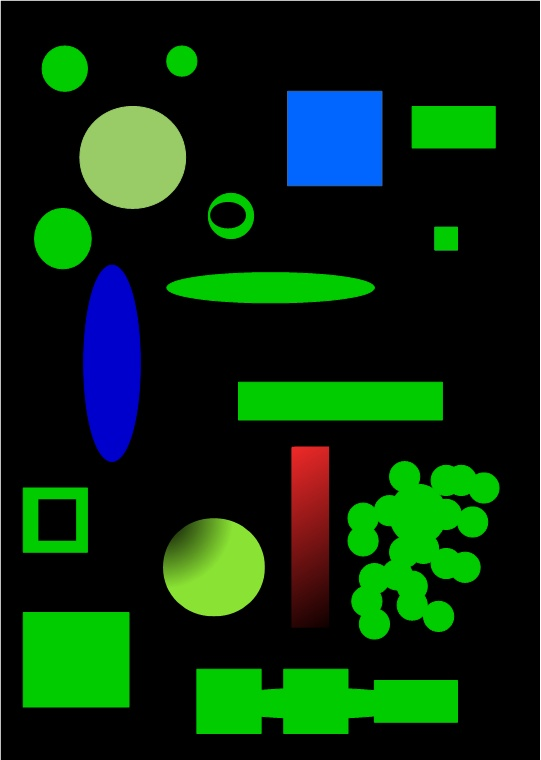
//> input picture output/TBlob/original.jpg, 541 x 760 px
$ ./main output/TBlob/original.jpg   (built with g++ and OpenCV 4)
//> lines starting //> are read from the running program, lines starting //| are printed output that depends on the picture; after the words box and inside, x2 and y2 are one past the last pixel; in counts of white or black regions, pixels touching at a corner belong together
### include/ResultVisualizer.h
#ifndef RESULT_VISUALIZER_H
#define RESULT_VISUALIZER_H

#include "ScratchDetector.h"
#include <opencv2/opencv.hpp>
#include <string>

/**
 * @brief Class for visualizing detection results
 */
class ResultVisualizer {
public:
    /**
     * @brief Draw scratches on the image
     * @param image Original image
     * @param scratches Detected scratches
     * @return Image with annotations
     */
    cv::Mat drawScratches(const cv::Mat& image,
                         const std::vector<Scratch>& scratches);

    /**
     * @brief Create a detailed result image with info panel
     * @param image Original image
     * @param scratches Detected scratches
     * @return Composite image with annotations and info
     */
    cv::Mat createResultImage(const cv::Mat& image,
                             const std::vector<Scratch>& scratches);

    /**
     * @brief Save result to file
     * @param image Result image
     * @param filepath Output file path
     */
    bool saveResult(const cv::Mat& image, const std::string& filepath);

    /**
     * @brief Generate a text report
     * @param scratches Detected scratches
     * @param filepath Output file path
     */
    void generateReport(const std::vector<Scratch>& scratches,
                       const std::string& filepath);
};

#endif // RESULT_VISUALIZER_H

### include/ScratchDetector.h
#ifndef SCRATCH_DETECTOR_H
#define SCRATCH_DETECTOR_H

#include <opencv2/opencv.hpp>
#include <vector>

/**
 * @brief Structure to represent a detected scratch
 */
struct Scratch {
    std::vector<cv::Point> contour;  // The actual scratch shape
    cv::Rect boundingBox;             // Rectangle around the scratch
    cv::RotatedRect rotatedBox;       // Rotated Rectangle around the scratch
    double length;                    // Approximate length of scratch
    double angle;                     // Angle of scratch in degrees
    cv::Point2f centerPoint;          // Center point of the scratch

    Scratch() : length(0), angle(0) {}
};

/**
 * @brief Class that detects scratches in images
 */
class ScratchDetector {
public:
    /**
     * @brief Configure detection parameters
     */
    struct Parameters {
        // Preprocessing
        int blurKernelSize;           // Size of Gaussian blur kernel (must be odd)

        // Edge detection
        double cannyThreshold1;      // Lower threshold for Canny
        double cannyThreshold2;     // Upper threshold for Canny

        // Scratch filtering
        double minLength;          // Minimum length to be considered a scratch
        double maxWidth;           // Maximum width (scratches are thin)
        double minAspectRatio;      // Length/width ratio (scratches are elongated)

        Parameters()
            : blurKernelSize(5),
              cannyThreshold1(50),
              cannyThreshold2(150),
              minLength(20.0),
              maxWidth(10.0),
              minAspectRatio(3.0) {}
    };

    /**
     * @brief Constructor with parameters
     */
    ScratchDetector(const Parameters& params = Parameters());

    /**
     * @brief Detect scratches in an image
     * @param image Input image (grayscale or color)
     * @return Vector of detected scratches
     */
    std::vector<Scratch> detect(const cv::Mat& image);

    /**
     * @brief Get the processed image (for debugging)
     */
    cv::Mat getProcessedImage() const { return processedImage; }
    cv::Mat getEdgeImage() const { return edgeImage; }

private:
    Parameters params;
    cv::Mat processedImage;  // Image after preprocessing
    cv::Mat edgeImage;        // Image after edge detection

    /**
     * @brief Preprocess the image (convert to grayscale, denoise)
     */
    cv::Mat preprocessImage(const cv::Mat& image);

    /**
     * @brief Detect edges in the image
     */
    cv::Mat detectEdges(const cv::Mat& image);

    /**
     * @brief Analyze contour to determine if it's a scratch
     */
    bool isScratch(const std::vector<cv::Point>& contour, Scratch& scratch);
};

#endif // SCRATCH_DETECTOR_H

### include/ImageLoader.h
#ifndef IMAGE_LOADER_H
#define IMAGE_LOADER_H

#include <opencv2/opencv.hpp>
#include <string>
#include <vector>

/**
 * @brief Class responsible for loading and basic validation of images
 */
class ImageLoader {
public:
    /**
     * @brief Load a single image from file
     * @param filepath Path to the image file
     * @return Loaded image (empty Mat if failed)
     */
    cv::Mat loadImage(const std::string& filepath);

    /**
     * @brief Load multiple images from a directory
     * @param directory Path to directory containing images
     * @return Vector of loaded images
     */
    std::vector<cv::Mat> loadImagesFromDirectory(const std::string& directory);

    /**
     * @brief Check if image is valid for processing
     * @param image Image to validate
     * @return true if image is valid, false otherwise
     */
    bool isValidImage(const cv::Mat& image) const;

    /**
     * @brief Get the last error message
     */
    std::string getLastError() const { return lastError; }

private:
    std::string lastError;
};

#endif // IMAGE_LOADER_H

### src/ResultVisualizer.cpp
#include "ResultVisualizer.h"
#include <fstream>
#include <iomanip>

cv::Mat ResultVisualizer::drawScratches(const cv::Mat& image,
                                       const std::vector<Scratch>& scratches) {
    // Create a copy to draw on
    cv::Mat result = image.clone();

    // Convert to color if grayscale
    if (result.channels() == 1) {
        cv::cvtColor(result, result, cv::COLOR_GRAY2BGR);
    }

    // TODO 4.1: Draw each scratch
    // For each scratch:
    // 1. Draw the contour in red
    // 2. Draw the bounding box in yellow
    // 3. Draw a circle at the center in green
    // 4. Add a label with the scratch number

    int scratchNum = 1;

    for (const auto& scratch : scratches) {
        // Draw contour
        std::vector<std::vector<cv::Point>> contours = {scratch.contour};
        //cv::drawContours(result, contours, 0, cv::Scalar(0, 0, 255), 2);

        // Draw bounding box
        cv::rectangle(result, scratch.boundingBox, cv::Scalar(0, 255, 255), 2);

        //Draw rotated box
        cv::Point2f vertices[4];
        scratch.rotatedBox.points(vertices);
        for(int j = 0; j< 4 ; ++j) {
            cv::line(result, vertices[j], vertices[(j+1)%4], cv::Scalar(0, 120, 120), 2);
        }

        // Draw center point
        cv::circle(result, scratch.centerPoint, 3, cv::Scalar(0, 255, 0), -1);

        // Add label
        std::string label = "S" + std::to_string(scratchNum++);
        cv::putText(result, label,
                    cv::Point(scratch.boundingBox.x, scratch.boundingBox.y - 5),
                    cv::FONT_HERSHEY_SIMPLEX, 0.6, cv::Scalar(255, 255, 255), 2);
    }
    return result;
}

cv::Mat ResultVisualizer::createResultImage(const cv::Mat& image,
                                           const std::vector<Scratch>& scratches) {
    // Draw scratches on image
    cv::Mat annotated = drawScratches(image, scratches);

    // TODO 4.2: Create info panel
    // Create a panel showing:
    // - Number of scratches
    // - Status (PASS/FAIL based on threshold)
    // - Largest scratch info

    // Create a white panel
    int panelHeight = 150;
    cv::Mat panel = cv::Mat::ones(panelHeight, annotated.cols, CV_8UC3) * 255;

    // Example structure:
    // - Calculate statistics (count, max length, etc.)
    // - Draw text on panel using cv::putText()
    // - Add colored status indicator
    //
    int yPos = 30;
    cv::putText(panel, "Defect Detection Results",
               cv::Point(20, yPos), cv::FONT_HERSHEY_PLAIN, 1.0,
               cv::Scalar(0, 0, 0), 2);
    yPos += 40;

    std::string countText = "Scratches Found: " + std::to_string(scratches.size());
    cv::putText(panel, countText, cv::Point(20, yPos),
               cv::FONT_HERSHEY_SIMPLEX, 0.7, cv::Scalar(0, 0, 0), 2);
    // ... add more info


    // TODO 4.3: Combine image and panel
    // Use cv::vconcat() to stack them vertically

    cv::Mat result;

    // YOUR CODE HERE (2 lines)
    cv::vconcat(annotated, panel, result);


    return result;
}

bool ResultVisualizer::saveResult(const cv::Mat& image,
                                  const std::string& filepath) {
    // TODO 4.4: Save the image
    // HINTS:
    // - Use cv::imwrite()
    // - Check return value for success
    // - Print success/failure message

    bool success = cv::imwrite(filepath, image);
    if (success) {
        std::cout << "Saved result to: " << filepath << std::endl;
    }
    else {
        std::cerr << "Failed to save: " << filepath << std::endl;
    }
    return success;
}

void ResultVisualizer::generateReport(const std::vector<Scratch>& scratches,
                                     const std::string& filepath) {
    // TODO 4.5: Generate text report
    // Create a detailed text file with:
    // - Summary statistics
    // - Detailed list of each scratch with properties

    // YOUR CODE HERE (20-30 lines)
    std::ofstream report(filepath);

    report << "=== Scratch Detection Report ===\n\n";
    report << "Total Scratches: " << scratches.size() << "\n";
    report << "Status: " << (scratches.size() > 5 ? "FAILED" : "PASSED") << "\n\n";

    report << "Detailed List:\n";
    report << std::setw(5) << "ID"
           << std::setw(15) << "Center (x,y)"
           << std::setw(12) << "Length"
           << std::setw(12) << "Angle\n";
    report << std::string(50, '-') << "\n";
    for (size_t i = 0; i < scratches.size(); ++i) {
        const auto& s = scratches[i];
        report << std::setw(5) << i+1
               << std::setw(8) << static_cast<int>(s.centerPoint.x)
               << "," << std::setw(5) << static_cast<int>(s.centerPoint.y)
               << std::setw(12) << std::fixed << std::setprecision(2) << s.length
               << std::setw(12) << s.angle << "\n";
    }
    report.close();
    std::cout << "Report saved to: " << filepath << std::endl;
}

### src/ScratchDetector.cpp
#include "ScratchDetector.h"
#include <iostream>
#include <cmath>

ScratchDetector::ScratchDetector(const Parameters& params)
    : params(params) {
    std::cout << "Scratch Detector initialized with parameters:" << std::endl;
    std::cout << "  - Blur kernel: " << params.blurKernelSize << std::endl;
    std::cout << "  - Canny thresholds: " << params.cannyThreshold1
              << ", " << params.cannyThreshold2 << std::endl;
    std::cout << "  - Min length: " << params.minLength << std::endl;
}

std::vector<Scratch> ScratchDetector::detect(const cv::Mat& image) {
    std::vector<Scratch> scratches;

    std::cout << "\n--- Starting Scratch Detection ---" << std::endl;

    // Step 1: Preprocess
    processedImage = preprocessImage(image);

    // Step 2: Edge detection
    edgeImage = detectEdges(processedImage);

    // Find contours in the edge image
    // HINTS:
    // - Use cv::findContours()
    // - Mode: cv::RETR_EXTERNAL (only external contours)
    // - Method: cv::CHAIN_APPROX_SIMPLE (compress contours)

    std::vector<std::vector<cv::Point>> contours;
    cv::findContours(edgeImage, contours, cv::RETR_EXTERNAL, cv::CHAIN_APPROX_SIMPLE);

    std::cout << "Found " << contours.size() << " contours" << std::endl;

    // Analyze each contour
    // For each contour:
    // 1. Create a Scratch object
    // 2. Call isScratch() to check if it's actually a scratch
    // 3. If it is, add it to the scratches vector

    int scratchCount = 0;


    for (const auto& contour : contours) {
        Scratch scratch;
        if (isScratch(contour, scratch)) {
            scratches.push_back(scratch);
            scratchCount++;
        }
    }

    std::cout << "Detected " << scratchCount << " scratches" << std::endl;

    return scratches;
}

cv::Mat ScratchDetector::preprocessImage(const cv::Mat& image) {
    cv::Mat processed;

    std::cout << "Preprocessing image..." << std::endl;

    // TODO 3.3: Convert to grayscale if needed
    // HINTS:
    // - Check if image has 3 channels (color) with image.channels()
    // - Use cv::cvtColor() with cv::COLOR_BGR2GRAY
    // - If already grayscale, just clone it

    if (image.channels() == 3) {
        cv::cvtColor(image, processed, cv::COLOR_BGR2GRAY);
    }
    else {
        processed = image.clone();
    }


    // TODO 3.4: Apply Gaussian blur to reduce noise
    // HINTS:
    // - Use cv::GaussianBlur()
    // - Kernel size: params.blurKernelSize (must be odd!)
    // - Sigma: 0 (auto-calculate based on kernel size)

    cv::GaussianBlur(processed, processed, cv::Size(params.blurKernelSize, params.blurKernelSize), 0);

    std::cout << "  Converted to grayscale and blurred" << std::endl;

    return processed;
}

cv::Mat ScratchDetector::detectEdges(const cv::Mat& image) {
    cv::Mat edges;

    std::cout << "Detecting edges..." << std::endl;

    // TODO 3.5: Apply Canny edge detection
    // HINTS:
    // - Use cv::Canny()
    // - Parameters: image, output, threshold1, threshold2
    // - Use params.cannyThreshold1 and params.cannyThreshold2

    cv::Canny(image, edges, params.cannyThreshold1, params.cannyThreshold2);

    std::cout << "  Edge detection complete" << std::endl;

    return edges;
}

bool ScratchDetector::isScratch(const std::vector<cv::Point>& contour,
                                Scratch& scratch) {
    // TODO 3.6: Calculate contour properties

    // Step 1: Get bounding rectangle
    // YOUR CODE HERE (1 line)
    cv::Rect bbox = cv::boundingRect(contour);
    cv::RotatedRect rbox = cv::minAreaRect(contour);


    // Step 2: Calculate dimensions
    cv::Point2f vertices[4];
    rbox.points(vertices);
    double width = cv::norm(vertices[0] - vertices[1]);
    double height = cv::norm(vertices[1] - vertices[2]);
    double thickness = std::min(width, height);
    double length = std::max(width, height);
    // double area = cv::contourArea(contour);
    // double thickness = area/length;

    // TODO 3.7: Check if it matches scratch criteria
    // A scratch is:
    // - Long enough (length >= params.minLength)
    // - Thin enough (thickness <= params.maxWidth)
    // - Elongated (aspect ratio >= params.minAspectRatio)

    // YOUR CODE HERE (5-10 lines)
    // Calculate aspect ratio
    double aspectRatio = length / (thickness + 0.1); // +0.1 to avoid division by zero

    // Check all criteria
    bool isValid = (length >= params.minLength) && (thickness <= params.maxWidth)
                    && (aspectRatio >= params.minAspectRatio);
    //std::cout<< isValid <<":"<< length <<","<< thickness << ":" << aspectRatio <<std::endl;
    if (!isValid) {
        return false;
    }

    // TODO 3.8: Fill in the Scratch structure
    // Calculate:
    // - contour (already provided)
    // - boundingBox
    // - rotatedBox
    // - length
    // - angle (use cv::minAreaRect and RotatedRect::angle)
    // - centerPoint

    scratch.contour = contour;
    scratch.boundingBox = bbox;

    scratch.rotatedBox = rbox;
    scratch.length = std::max(bbox.width, bbox.height);

    // Get angle using minimum area rectangle
    scratch.angle = rbox.angle;

    // Get center point
    cv::Moments m = cv::moments(contour);
    scratch.centerPoint = cv::Point2f(m.m10 / m.m00, m.m01 / m.m00);

    return isValid;
}

### src/ImageLoader.cpp
#include "ImageLoader.h"
#include <iostream>
#include <filesystem>

cv::Mat ImageLoader::loadImage(const std::string& filepath) {
    // TODO 2.1: Implement image loading
    // HINTS:
    // - Use cv::imread() to load the image
    // - Check if the image is empty after loading
    // - If empty, set lastError with a meaningful message
    // - Print a success message if loaded correctly

    cv::Mat image;

    // YOUR CODE HERE (5-10 lines)
    // Example structure:
    image = cv::imread(filepath);
    if (image.empty()) {
        lastError = "Failed to load image: " + filepath;
        return image;
    }
    std::cout << "Successfully loaded: " << filepath << std::endl;


    return image;
}

// [28 lines left out: function loadImagesFromDirectory, not called in this run]

bool ImageLoader::isValidImage(const cv::Mat& image) const {
    // TODO 2.3: Implement validation checks
    // Check if image:
    // - Is not empty
    // - Has reasonable dimensions (e.g., width and height > 10 pixels)
    // - Has valid type (8-bit or 16-bit)

    // YOUR CODE HERE (5-7 lines)
    if (image.empty()) return false;
    if (image.rows < 10 || image.cols < 10) return false;
    if (image.depth() != CV_8U && image.depth() != CV_16U) return false;
    // ... add more checks


    return true; // Replace with actual validation
}

### main.cpp
#include "ImageLoader.h"
#include "ScratchDetector.h"
#include "ResultVisualizer.h"
#include <iostream>
#include <filesystem>

void processImage(const std::string& imagePath);
void processBatch(const std::string& directory);
void createTestImage();
void practiceMorphology();
void practiceEdgeDetection();

int main(int argc, char** argv) {
    std::cout << "\n";
    std::cout << "========================================\n";
    std::cout << "    Scratch Detection System v1.0      \n";
    std::cout << "========================================\n\n";

    if (argc < 2) {
        std::cout << "Usage for Scratch Detection:\n";
        std::cout << "  Single image: " << argv[0] << " <image_path>\n";
        std::cout << "  Batch mode:   " << argv[0] << " --batch <directory>\n";
        std::cout << "Now for practice OpenCV:\n";
        //practiceMorphology();
        //practiceEdgeDetection();
        createTestImage();
        return 1;
    }

    std::string arg1 = argv[1];
    if (arg1 == "--batch" && argc == 3) {
        processBatch(argv[2]);
    }
    else {
        processImage(arg1);
//> in loadImage, image is the input picture: 760 rows x 541 cols, CV_8UC3; mean B, G, R 15.1, 44, 9.5
//| Image size: 541x760
//> in preprocessImage, `cv::cvtColor(image, processed, cv::COLOR_BGR2GRAY);`:
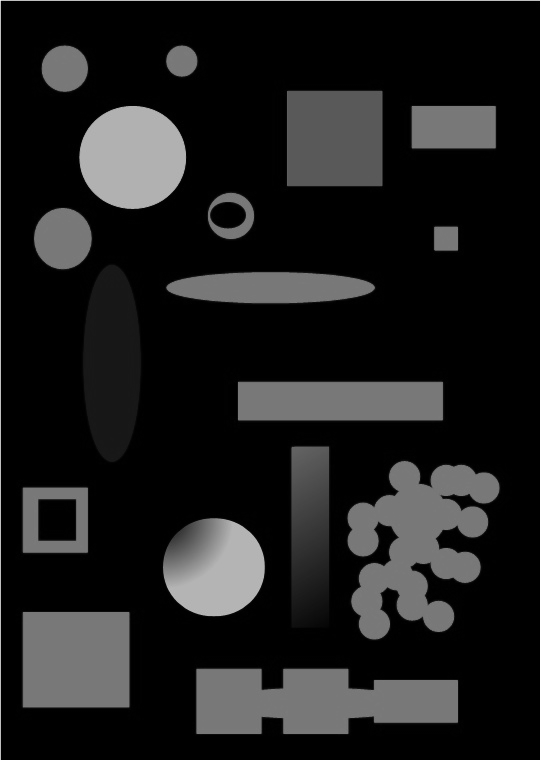
//> processed: 760 rows x 541 cols, CV_8UC1; min 0, max 255, mean 30.4
//> in preprocessImage, `cv::GaussianBlur(processed, processed, cv::Size(params.blurKernelSize,..`:
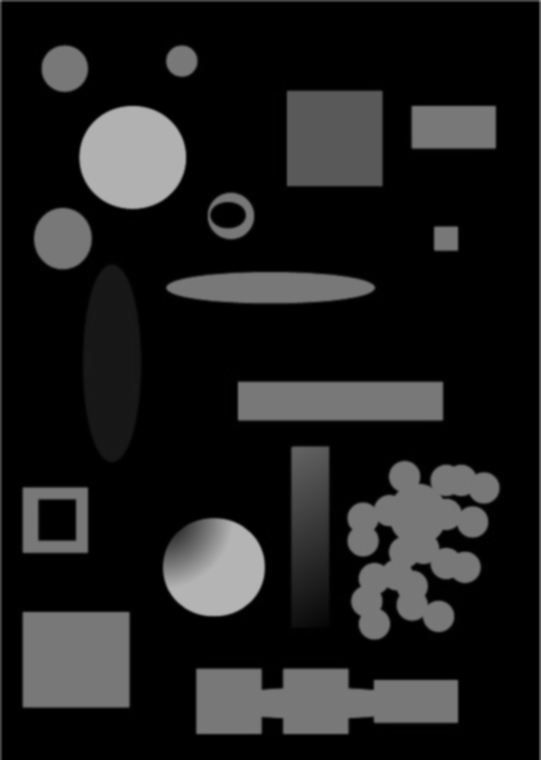
//> processed: 760 rows x 541 cols, CV_8UC1; 14.07% of pixels changed, all inside (x1, y1, x2, y2) = (0, 0, 541, 760)
//> in detectEdges, `cv::Canny(image, edges, params.cannyThreshold1, params.cannyThreshold2);`:
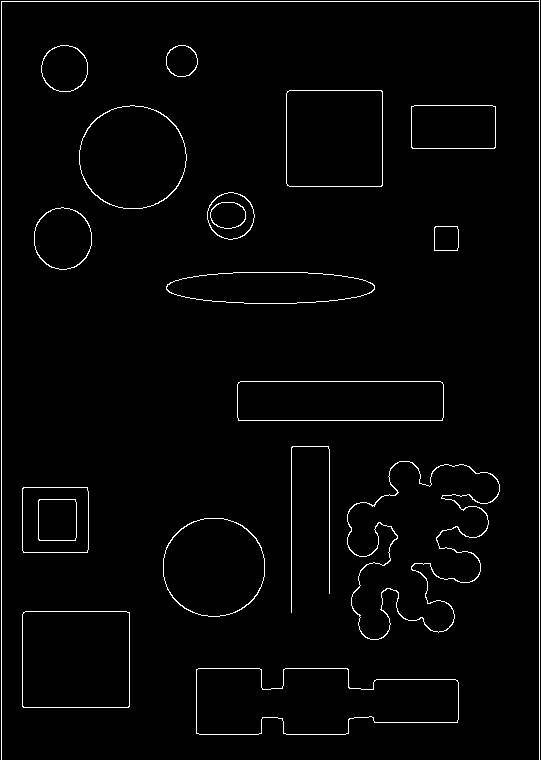
//> edges: 760 rows x 541 cols, CV_8UC1; 2.1% white in thin lines or dots
//> in detect, `cv::findContours(edgeImage, contours, cv::RETR_EXTERNAL, cv::CHAIN_APP..`: contours = 17 contours, 2 with area under 20; largest, box (x1, y1, x2, y2) and area: (347, 461, 500, 640) 15248, (196, 668, 459, 735) 13572, (22, 611, 130, 708) 10264, (286, 90, 383, 187) 9207, (79, 105, 187, 209) 8715
//| Found 17 contours
//> (the rest of the program and of its run is left out)
